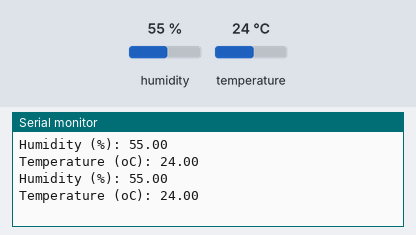
The sketch below on a simulated Arduino Uno, built with avr-gcc and run on an emulated ATmega328P. Parts: the last lines printed to the serial monitor. Inputs (shaded band) come from the test bench; at power-on: humidity 55 %, temperature 24 °C.

Above: at 2.8 s.
2.9 s: humidity set to 22 %
At 4.5 s:
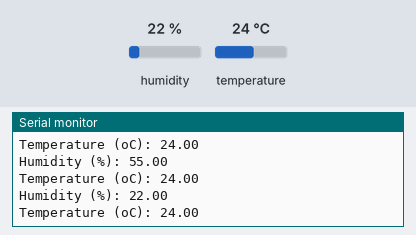
5.6 s: temperature set to 12 °C
At 6.9 s:
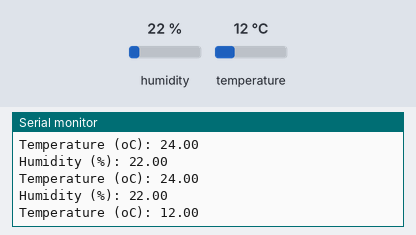
8.3 s: humidity set to 40 %
At 8.3 s:
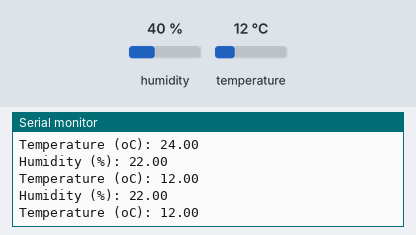
Timing chart, 0 to 11.3 s (numbered marks = the images above; inputs shaded):
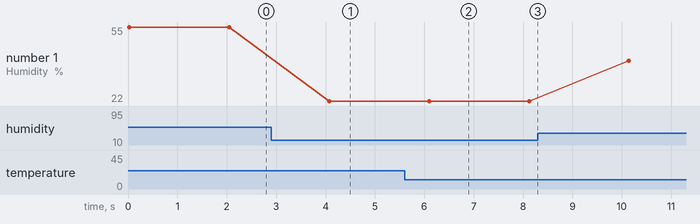

The sketch:

dht11_new.ino
```cpp
// 動手做9-4：製作數位溫濕度顯示器
// 詳細的程式說明，請參閱第九章，9-19頁。

#include <dht11.h>

dht11 DHT11;
const byte dataPin = 7;

void setup() {
  Serial.begin(9600);
}

void loop() {
  int chk = DHT11.read(dataPin);
  Serial.print("Humidity (%): ");
  Serial.println((float)DHT11.humidity, 2);
  Serial.print("Temperature (oC): ");
  Serial.println((float)DHT11.temperature, 2);

  delay(2000);
}
```

Measured:
- after the input at 2.9 s, the serial monitor: prints a new line after 1.2 s (image 1)
- after the input at 5.6 s, the serial monitor: prints a new line after 0.52 s (image 2)
- plotted number 1: 55 → 22 after the input at 2.9 s, 22 → 40 after the input at 8.3 s
